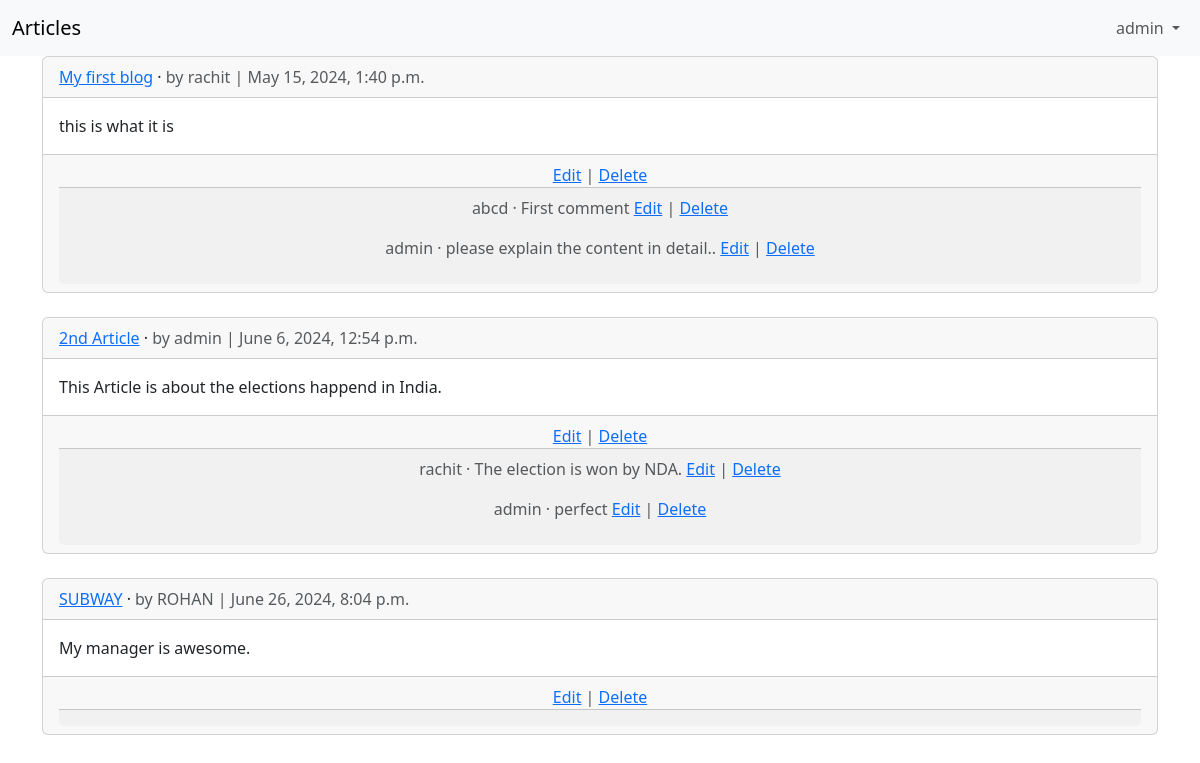
The page /articles/ (signed in) on the database its author committed.
### users/models.py (models this page shows)
class CustomUser(AbstractUser):
    email = models.EmailField(null=False)
    age = models.PositiveIntegerField(null=True)

### articles/models.py (models this page shows, shortened)
class Article(models.Model):
    title = models.CharField(max_length=255)
    body = models.TextField()
    date = models.DateTimeField(auto_now_add=True)
    author = models.ForeignKey(
        get_user_model(),
        on_delete= models.CASCADE,
    )

class Comment(models.Model):
    article  = models.ForeignKey(
        Article,
        on_delete=models.CASCADE,
        related_name='comments',
        )
    comment = models.CharField(max_length=100)
    author = models.ForeignKey(
        get_user_model(),
        on_delete=models.CASCADE
    )
    def __str__(self):
        return self.comment

### articles/views.py (the view)
# urls.py: path('', ArticleListView.as_view(),name='article_list'),
class ArticleListView(LoginRequiredMixin,ListView):
    model = Article
    template_name = 'article_list.html'
    login_url = 'login'

### templates/article_list.html (shortened to what this page needs)
{% extends 'base.html' %}
{% block content %}
{% for article in object_list %}
<div class="card">
<div class="card-header">
<span class="font-weight-bold"><a href="{% url 'article_detail' article.pk %}">{{ article.title }}</a></span> &middot;
<span class="text-muted">by {{ article.author }} |
{{ article.date }}</span>
</div>
<div class="card-body">
{{ article.body }}
</div>
<div class="card-footer text-center text-muted">
<a href="{% url 'article_edit' article.pk %}">Edit</a> | <a href="{% url 'article_delete' article.pk %}">Delete</a>
<div class="card-footer">
    {% for comment in article.comments.all %}
    <p>
    <span class="font-weight-bold">{{ comment.author }} &middot;</span>
    {{ comment }}
    <a href="{% url 'comment_edit' comment.pk %}">Edit</a> | <a href="{% url 'comment_delete' comment.pk %}">Delete</a>
    </p>
    {% endfor %}
    </div>
</div>
</div>
<br />
{% endfor %}
{% endblock content %}

### templates/base.html (shortened to what this page needs)
<html>
    <head>
        <link href="https://cdn.jsdelivr.net/npm/bootstrap@5.3.3/dist/css/bootstrap.min.css" rel="stylesheet">
    </head>
    <body>
        <nav class="navbar navbar-expand-lg navbar-light bg-light">
            <div class="container-fluid">
                <a class="navbar-brand" href="#">Articles</a>
                <div class="collapse navbar-collapse" id="navbarSupportedContent">
                    {% if user.is_authenticated %}
                    <ul class="navbar-nav ms-auto mb-2 mb-lg-0">
                        <li class="nav-item dropdown">
                            <a class="nav-link dropdown-toggle" href="#" role="button" data-bs-toggle="dropdown" aria-expanded="false">
                                {{ user.username }}
                            </a>
                        </li>
                    </ul>
                    {% endif %}
                </div>
            </div>
        </nav>
           <div class="container">
            {% block content %}
            {% endblock content %}
            </div>
    </body>
</html>

### rows shown on the page
CustomUser: username "admin"
Article: title "My first blog", author "rachit", date "May 15, 2024, 1:40 p.m.", body "this is what it is"
Comment: author "abcd", comment "First comment"
Comment: author "admin", comment "please explain the content in detail.."
Article: title "2nd Article", author "admin", date "June 6, 2024, 12:54 p.m.", body "This Article is about the elections happend in India."
Comment: author "rachit", comment "The election is won by NDA."
Comment: author "admin", comment "perfect"
Article: title "SUBWAY", author "ROHAN", date "June 26, 2024, 8:04 p.m.", body "My manager is awesome."
